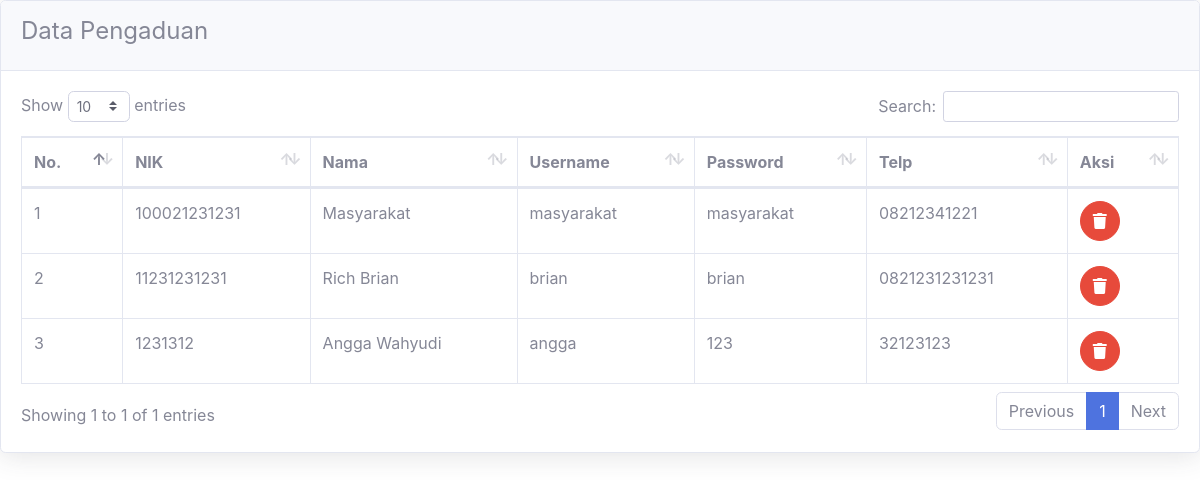
The page /admin/lihat_masyarakat.php on the database its author committed.
### tables this page shows
CREATE TABLE `masyarakat` (
  `nik` char(16) NOT NULL,
  `nama` varchar(35) NOT NULL,
  `username` varchar(25) NOT NULL,
  `password` varchar(32) NOT NULL,
  `telp` varchar(13) NOT NULL
);

### admin/lihat_masyarakat.php (the view, shortened to what this page needs)
<!DOCTYPE html>
<html lang="en">
<head>
  <link href="../vendor/fontawesome-free/css/all.min.css" rel="stylesheet" type="text/css">
  <link href="../css/sb-admin-2.min.css" rel="stylesheet">
  <link href="../vendor/datatables/dataTables.bootstrap4.min.css" rel="stylesheet">
</head>
<body id="page-top">
          <div class="card shadow mb-4">
            <div class="card-header py-3">
              <h4>Data Pengaduan</h4>
            </div>
            <div class="card-body">
              <div class="table-responsive">
                <table class="table table-bordered" id="dataTable" width="100%" cellspacing="0">
                  <thead>
                    <tr>
                      <th>No.</th>
                      <th>NIK</th>
                      <th>Nama</th>
                      <th>Username</th>
                      <th>Password</th>
                      <th>Telp</th>
                      <th>Aksi</th>
                    </tr>
                  </thead>
                  <?php
                  $no=1;
                  require '../koneksi.php';
                  $sql=mysqli_query($koneksi, "SELECT * FROM masyarakat") ;
                  while($data=mysqli_fetch_array($sql)) {
                  ?>
                  <tbody>
                    <tr>
                      <td><?php echo $no++; ?></td>
                      <td><?php echo $data['nik']; ?></td>
                      <td><?php echo $data['nama']; ?></td>
                      <td><?php echo $data['username']; ?></td>
                      <td><?php echo $data['password']; ?></td>
                      <td><?php echo $data['telp']; ?></td>
                      <td>
                          <a href="delete_masyarakat.php?nik=<?php echo $data['nik']; ?>" class="btn btn-danger btn-circle" onclick="return confirm('Yakin Hapus?')">
                              <i class="fas fa-trash"></i>
                          </a>
                      </td>
                    </tr>
                  </tbody>
                <?php } ?>
                </table>
              </div>
            </div>
          </div>
</body>
</html>

### rows shown on the page
masyarakat: nik "100021231231", nama "Masyarakat", username "masyarakat", password "masyarakat", telp "08212341221"
masyarakat: nik "11231231231", nama "Rich Brian", username "brian", password "brian", telp "0821231231231"
masyarakat: nik "1231312", nama "Angga Wahyudi", username "angga", password "123", telp "32123123"
